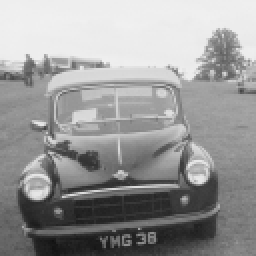
%> input picture GaussianFilter/auto.pnm, 128 x 128 px (shown 2 times larger)
$ octave GaussianFilterWithNoise.m   (GNU Octave 9; MATLAB toolbox functions it lacks are replaced by stand-ins)
%> lines starting %> are read from the running program, lines starting %| are printed output that depends on the picture
% Flush out the MATLAB.
close all;
clc;
clear all;


% Read the desired image file.
ImageData = imread('auto.pnm');
%> ImageData is the input picture: size 128x128 uint8; min 17, max 241, mean 152

% Add noise to oriiginal image.
ImageData = imnoise(ImageData,'Salt & Pepper', 0.04);
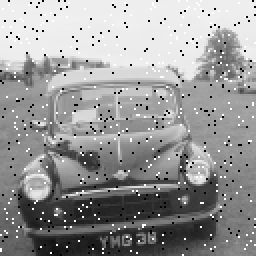
%> ImageData: size 128x128 uint8 (shown 2 times larger); min 0, max 255, mean 151.1


% Display the original image.
figure,imshow(ImageData);
title(' Original Image with noise: ');


% Alter Original Image.
PaddedImage = double(ImageData);


% Take the input of the sigma from user.
SigmaValue = input('Enter the Sigma = ');
%> the answer given: 2


% Set the window size.
WindowSize = 4;

[X,Y]=meshgrid(-WindowSize:WindowSize,-WindowSize:WindowSize);

M = size(X,1)-1;

N = size(Y,1)-1;

Temp = -(X.^2+Y.^2)/(2*SigmaValue*SigmaValue);

FinalCalculation= exp(Temp)/(2*pi*SigmaValue*SigmaValue);


% Initialize and pad the output image.
OutputImage=zeros(size(PaddedImage));

PaddedImage = padarray(PaddedImage,[WindowSize WindowSize]);
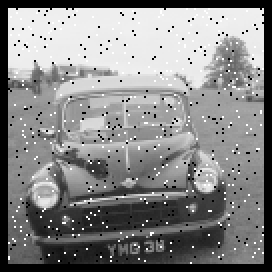
%> PaddedImage: size 136x136 double (shown 2 times larger); min 0, max 255, mean 133.8


% Perform convolution.
for i = 1:size(PaddedImage,1)-M

    for j =1:size(PaddedImage,2)-N
        Temp = PaddedImage(i:i+M,j:j+M).*FinalCalculation;

        OutputImage(i,j)=sum(Temp(:));
    end

end
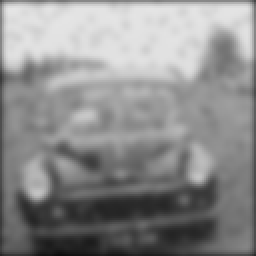
%> OutputImage: size 128x128 double (shown 2 times larger); min 14.09, max 228.9, mean 140.8


% Display the output image.
OutputImage = uint8(OutputImage);
%> OutputImage: size 128x128 uint8

figure,imshow(OutputImage);
title(' Final Image: ');

$ run again, with GaussianFilter/building.pnm copied over GaussianFilter/auto.pnm
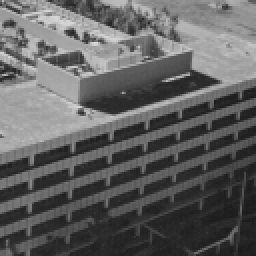
%> input picture GaussianFilter/building.pnm, 128 x 128 px (shown 2 times larger)
%> ImageData is the input picture: size 128x128 uint8; min 25, max 217, mean 96.3
%> `PaddedImage = padarray(PaddedImage,[WindowSize WindowSize]);`:
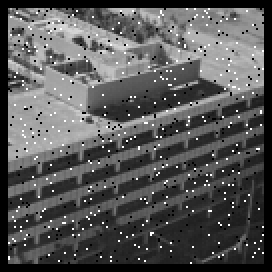
%> PaddedImage: size 136x136 double (shown 2 times larger); min 0, max 255, mean 86.6
%> after the loop `for i = 1:size(PaddedImage,1)-M`:
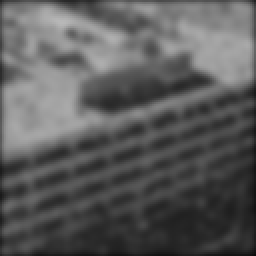
%> OutputImage: size 128x128 double (shown 2 times larger); min 11.4, max 184.5, mean 91.2

$ run again, with GaussianFilter/child.pnm copied over GaussianFilter/auto.pnm
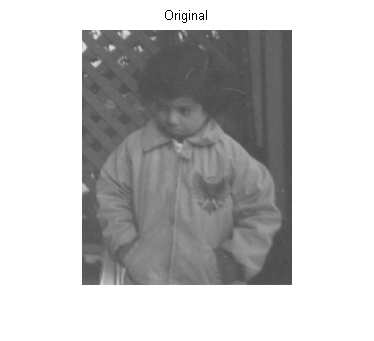
%> input picture GaussianFilter/child.pnm, 374 x 341 px
%> ImageData is the input picture: size 341x374x3 uint8; min 0, max 255, mean 194
%> `PaddedImage = padarray(PaddedImage,[WindowSize WindowSize]);`:
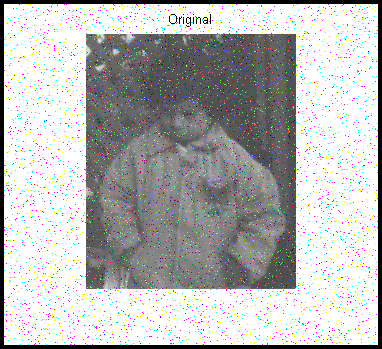
%> PaddedImage: size 349x382x3 double; mean R, G, B 183, 183.1, 183
%> after the loop `for i = 1:size(PaddedImage,1)-M`:
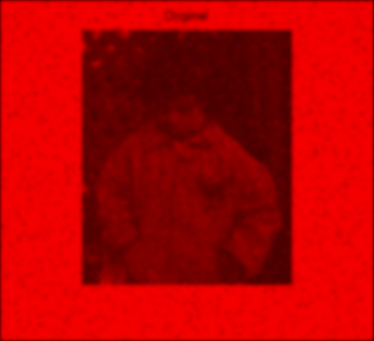
%> OutputImage: size 341x374x3 double; mean R, G, B 180.7, 0, 0
